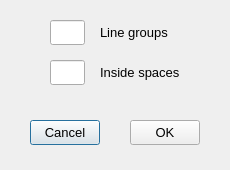
<?xml version="1.0" encoding="UTF-8"?>
<ui version="4.0">
 <class>HanziFeatures</class>
 <widget class="QDialog" name="HanziFeatures">
  <property name="geometry">
   <rect>
    <x>0</x>
    <y>0</y>
    <width>230</width>
    <height>170</height>
   </rect>
  </property>
  <property name="font">
   <font>
    <pointsize>10</pointsize>
   </font>
  </property>
  <property name="windowTitle">
   <string>Hanzi Features</string>
  </property>
  <widget class="QPushButton" name="cancelButton">
   <property name="geometry">
    <rect>
     <x>30</x>
     <y>120</y>
     <width>70</width>
     <height>25</height>
    </rect>
   </property>
   <property name="font">
    <font>
     <pointsize>10</pointsize>
    </font>
   </property>
   <property name="text">
    <string>Cancel</string>
   </property>
  </widget>
  <widget class="QPushButton" name="okButton">
   <property name="geometry">
    <rect>
     <x>130</x>
     <y>120</y>
     <width>70</width>
     <height>25</height>
    </rect>
   </property>
   <property name="font">
    <font>
     <pointsize>10</pointsize>
    </font>
   </property>
   <property name="text">
    <string>OK</string>
   </property>
  </widget>
  <widget class="QLineEdit" name="lineGroupsLineEdit">
   <property name="geometry">
    <rect>
     <x>50</x>
     <y>20</y>
     <width>35</width>
     <height>25</height>
    </rect>
   </property>
   <property name="font">
    <font>
     <pointsize>12</pointsize>
    </font>
   </property>
  </widget>
  <widget class="QLineEdit" name="insideSpacesLineEdit">
   <property name="geometry">
    <rect>
     <x>50</x>
     <y>60</y>
     <width>35</width>
     <height>25</height>
    </rect>
   </property>
   <property name="font">
    <font>
     <pointsize>12</pointsize>
    </font>
   </property>
  </widget>
  <widget class="QLabel" name="lineGroupsLabel">
   <property name="geometry">
    <rect>
     <x>100</x>
     <y>20</y>
     <width>90</width>
     <height>25</height>
    </rect>
   </property>
   <property name="font">
    <font>
     <pointsize>10</pointsize>
    </font>
   </property>
   <property name="text">
    <string>Line groups</string>
   </property>
  </widget>
  <widget class="QLabel" name="insideSpacesLabel">
   <property name="geometry">
    <rect>
     <x>100</x>
     <y>60</y>
     <width>90</width>
     <height>25</height>
    </rect>
   </property>
   <property name="font">
    <font>
     <pointsize>10</pointsize>
    </font>
   </property>
   <property name="text">
    <string>Inside spaces</string>
   </property>
  </widget>
 </widget>
 <resources/>
 <connections/>
</ui>
